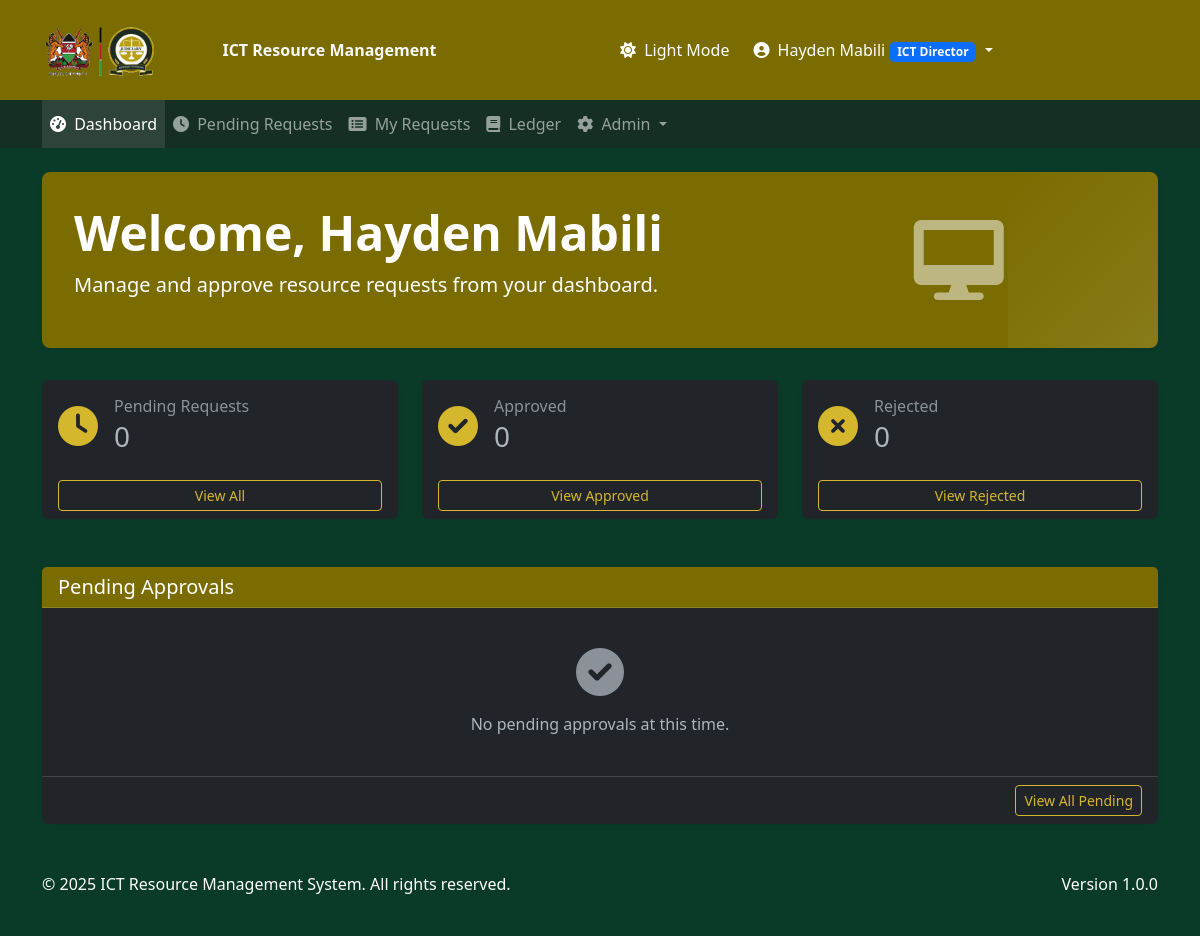
Before: / (signed in) with the older database file.
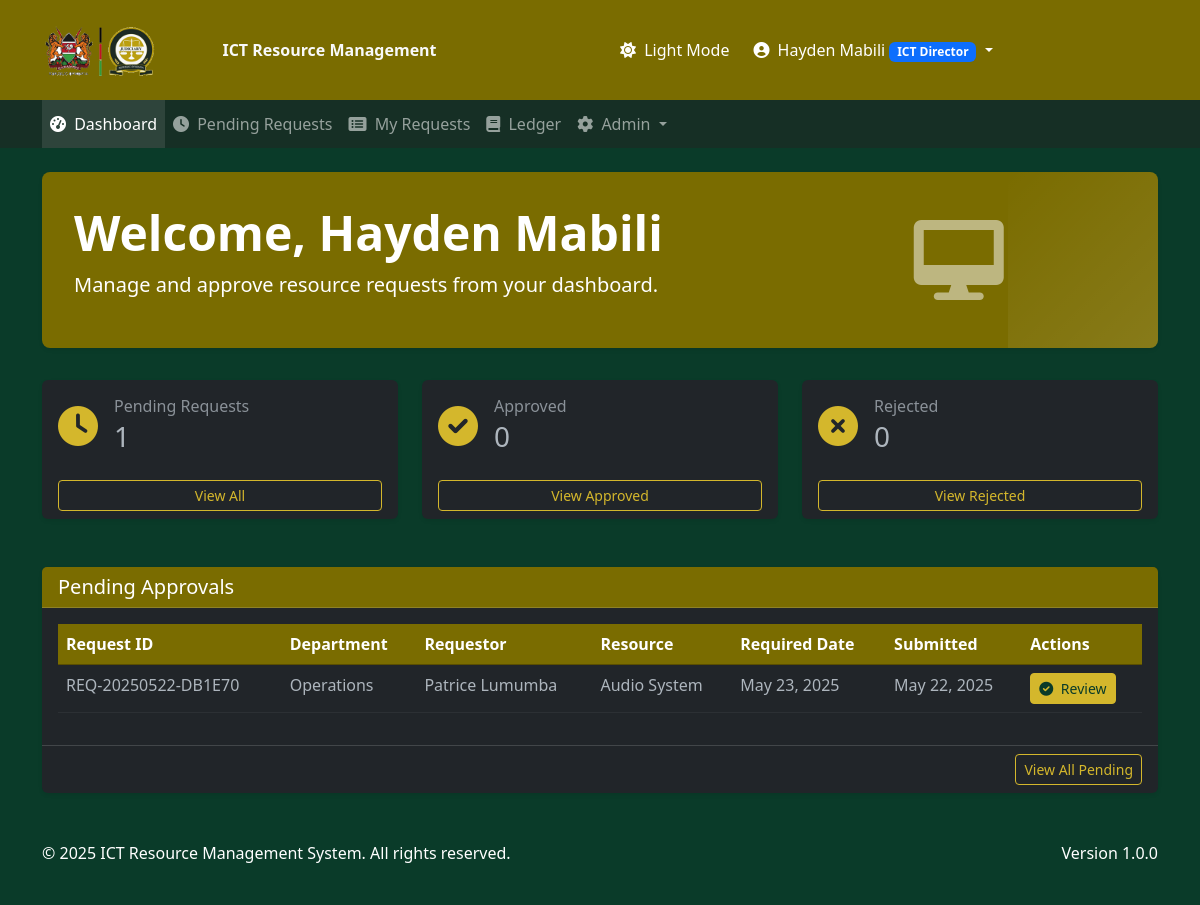
After: the same page with the newer database file.
### resource_requests/models.py (models this page shows, shortened)
class ResourceRequest(models.Model):
    STATUS_CHOICES = [
        ("pending", "Pending"),
        ("approved", "Approved"),
        ("rejected", "Rejected"),
        ("completed", "Completed"),
    ]
    DURATION_CHOICES = [
        ("1_hour", "1 Hour"),
        ("2_hours", "2 Hours"),
        ("half_day", "Half Day"),
        ("full_day", "Full Day"),
        ("multiple_days", "Multiple Days"),
    ]
    request_id = models.CharField(max_length=20, unique=True)
    requestor = models.ForeignKey(
        User, on_delete=models.CASCADE, related_name="requests"
    )
    department = models.ForeignKey(Department, on_delete=models.CASCADE)
    resource = models.ForeignKey(Resource, on_delete=models.CASCADE)
    purpose = models.TextField()
    required_date = models.DateField()
    duration = models.CharField(max_length=20, choices=DURATION_CHOICES)
    additional_info = models.TextField(blank=True, null=True)
    status = models.CharField(max_length=10, choices=STATUS_CHOICES, default="pending")
    submitted_at = models.DateTimeField(auto_now_add=True)
    approved_by = models.ForeignKey(
        User,
        on_delete=models.SET_NULL,
        null=True,
        blank=True,
        related_name="approved_requests",
    )
    approved_at = models.DateTimeField(null=True, blank=True)
    physical_copy_stamped = models.BooleanField(default=False)
    director_notes = models.TextField(blank=True, null=True)
    signature_image = models.ImageField(upload_to="signatures/", blank=True, null=True)
    stamp_date = models.DateTimeField(null=True, blank=True)

class Department(models.Model):
    name = models.CharField(max_length=100)
    description = models.TextField(blank=True, null=True)
    def __str__(self):
        return self.name

class Resource(models.Model):
    name = models.CharField(max_length=100)
    description = models.TextField(blank=True, null=True)
    is_available = models.BooleanField(default=True)
    def __str__(self):
        return self.name

### resource_requests/views.py (the view)
# urls.py: path('', views.dashboard, name='dashboard'),
@login_required
def dashboard(request):
    my_requests_count = ResourceRequest.objects.filter(requestor=request.user).count()
    pending_count = ResourceRequest.objects.filter(requestor=request.user, status='pending').count()
    approved_count = ResourceRequest.objects.filter(requestor=request.user, status='approved').count()
    rejected_count = ResourceRequest.objects.filter(requestor=request.user, status='rejected').count()
    recent_requests = ResourceRequest.objects.filter(requestor=request.user).order_by('-submitted_at')[:5]
    pending_approvals = []
    if is_ict_director(request.user):
        pending_approvals = ResourceRequest.objects.filter(
            status='pending'
        ).order_by('-submitted_at')[:5]
    context = {
        'my_requests_count': my_requests_count,
        'pending_count': pending_count,
        'approved_count': approved_count,
        'rejected_count': rejected_count,
        'recent_requests': recent_requests,
        'pending_approvals': pending_approvals,
        'is_ict_director': is_ict_director(request.user)
    }
    return render(request, 'resource_requests/dashboard.html', context)

### resource_requests/views.py (called while the page is built)
def is_ict_director(user):
    return user.is_superuser or user.groups.filter(name='ICTDirector').exists()

### templates/resource_requests/dashboard.html (shortened to what the changed rows need)
{% extends 'resource_requests/base.html' %}
{% load static %}
{% block content %}
<div class="welcome-banner shadow-sm">
    <div class="row align-items-center">
        <div class="col-md-8">
            <h1 class="display-5 fw-bold">Welcome, {{ user.get_full_name|default:user.username }}</h1>
        </div>
    </div>
</div>
{% if user.is_superuser or user.groups.all.0.name == 'ICTDirector' %}
<div class="row mb-4">
    <div class="col-md-4 mb-4">
        <div class="card border-0 shadow-sm stats-card h-100">
            <div class="card-body">
                <div class="d-flex align-items-center">
                    <div class="stats-icon me-3">
                        <i class="fas fa-clock"></i>
                    </div>
                    <div>
                        <h6 class="text-muted mb-1">Pending Requests</h6>
                        <h3 class="mb-0">{{ pending_approvals|length }}</h3>
                    </div>
                </div>
            </div>
            <div class="card-footer bg-transparent border-0">
                <a href="{% url 'pending_requests' %}" class="btn btn-sm btn-outline-primary w-100">View All</a>
            </div>
        </div>
    </div>
    <div class="col-md-4 mb-4">
        <div class="card border-0 shadow-sm stats-card h-100">
            <div class="card-body">
                <div class="d-flex align-items-center">
                    <div class="stats-icon me-3">
                        <i class="fas fa-check-circle"></i>
                    </div>
                    <div>
                        <h6 class="text-muted mb-1">Approved</h6>
                        <h3 class="mb-0">{{ approved_count }}</h3>
                    </div>
                </div>
            </div>
            <div class="card-footer bg-transparent border-0">
                <a href="{% url 'my_requests' %}?status=approved" class="btn btn-sm btn-outline-primary w-100">View Approved</a>
            </div>
        </div>
    </div>
    <div class="col-md-4 mb-4">
        <div class="card border-0 shadow-sm stats-card h-100">
            <div class="card-body">
                <div class="d-flex align-items-center">
                    <div class="stats-icon me-3">
                        <i class="fas fa-times-circle"></i>
                    </div>
                    <div>
                        <h6 class="text-muted mb-1">Rejected</h6>
                        <h3 class="mb-0">{{ rejected_count }}</h3>
                    </div>
                </div>
            </div>
            <div class="card-footer bg-transparent border-0">
                <a href="{% url 'my_requests' %}?status=rejected" class="btn btn-sm btn-outline-primary w-100">View Rejected</a>
            </div>
        </div>
    </div>
</div>
<div class="row">
    <div class="col-12 mb-4">
        <div class="card border-0 shadow-sm">
            <div class="card-header">
                <h5 class="card-title mb-0">Pending Approvals</h5>
            </div>
            <div class="card-body">
                {% if pending_approvals %}
                    <div class="table-responsive">
                        <table class="table table-hover">
                            <thead>
                                <tr>
                                    <th>Request ID</th>
                                    <th>Department</th>
                                    <th>Requestor</th>
                                    <th>Resource</th>
                                    <th>Required Date</th>
                                    <th>Submitted</th>
                                    <th>Actions</th>
                                </tr>
                            </thead>
                            <tbody>
                                {% for request in pending_approvals %}
                                <tr>
                                    <td>{{ request.request_id }}</td>
                                    <td>{{ request.department }}</td>
                                    <td>{{ request.requestor.get_full_name|default:request.requestor.username }}</td>
                                    <td>{{ request.resource }}</td>
                                    <td>{{ request.required_date }}</td>
                                    <td>{{ request.submitted_at|date:"M d, Y" }}</td>
                                    <td>
                                        <a href="{% url 'approve_request' request.request_id %}" class="btn btn-sm btn-primary">
                                            <i class="fas fa-check-circle me-1"></i> Review
                                        </a>
                                    </td>
                                </tr>
                                {% endfor %}
                            </tbody>
                        </table>
                    </div>
                {% else %}
                    <div class="text-center py-4">
                        <i class="fas fa-check-circle fa-3x text-muted mb-3"></i>
                        <p class="mb-0">No pending approvals at this time.</p>
                    </div>
                {% endif %}
            </div>
            <div class="card-footer bg-transparent text-end">
                <a href="{% url 'pending_requests' %}" class="btn btn-sm btn-outline-primary">View All Pending</a>
            </div>
        </div>
    </div>
</div>
{% endif %}
{% endblock %}

Changed rows visible on the page:
added ResourceRequest: request_id "REQ-20250522-DB1E70", department "Operations", requestor.get_full_name "Patrice Lumumba", resource "Audio System", required_date "May 23, 2025", submitted_at "May 22, 2025"
Other visible differences:
{{ pending_approvals|length }}: "0" → "1"
text no longer shown: "No pending approvals at this time."
text now shown: "Request ID Department Requestor Resource Required Date Submitted Actions"
